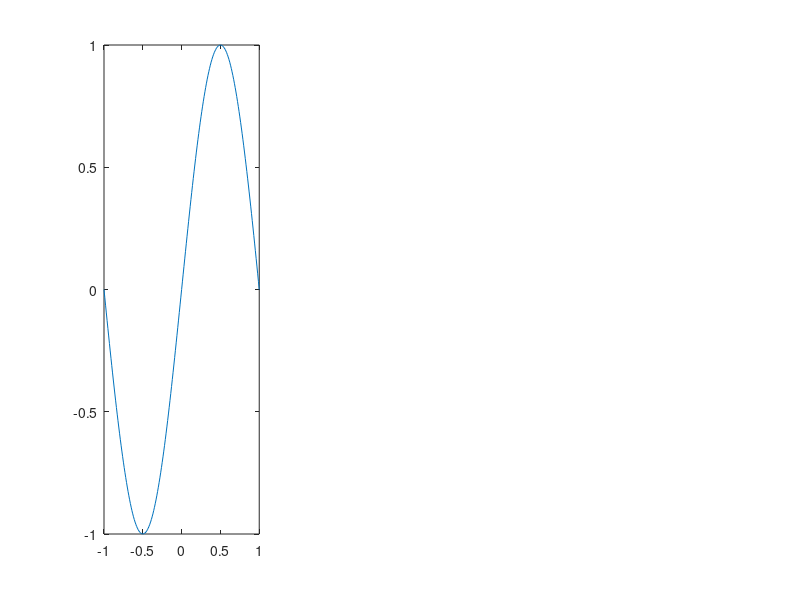

MATLAB code for this plot: (Note: this script raises an error after producing the figure.)
close all
clear 
clc

X_equil = -1:0.2:1;
y1_e = sin(pi*X_equil);
y2_e = 1./(1+25*(X_equil.^2));
y3_e = abs(X_equil);

X_cheby = [];
for k = 1:11
    X_cheby = [0.5*(-1+1)+0.5*(1+1)*cos(pi*(2*k-1)./(2*11)) X_cheby];
end
y1_c = sin(pi*X_cheby);
y2_c = 1./(1+25*(X_cheby.^2));
y3_c = abs(X_cheby);


X = -1:0.01:1;

%%%%%%%%%%%%%%%%%%%%%%%%%%%%%%%%%%%%%%%%%%%%%%%%%%%%%%%%%%%%%%%%%%%%%
%%function1
y = sin(pi*X);
yy1 = spline(X_equil,y1_e,X);
yy2 = spline(X_cheby,y1_c,X);
subplot(1,3,1);
%plot(X,y);
%hold on;

plot(X,yy1);
%hold on;
%plot(X,yy2);
hold on;


coeffs = nSpline(X_equil,y1_e);
for i = 1:10
    coeff = coeffs((i-1)*4+1:i*4);
    x = -1+(i-1)*0.2:0.01:-1+i*0.2;
    y_my_e = coeff(1)+coeff(2)*x+coeff(3)*x.^2+coeff(4)*x.^3;
    plot(x,y_my_e);
    hold on;
end


coeffs = nSpline(X_cheby,y1_c);
for x = -1:0.01:1;
    if x < X_cheby(1) || x > X_cheby(11)
        hold on
        continue
    end
    if x >= X_cheby(1) && x <= X_cheby(2)
        coeff = coeffs(1:4);
    end
    if x >= X_cheby(2) && x <= X_cheby(3)
        coeff = coeffs(5:8);
    end
    if x >= X_cheby(3) && x <= X_cheby(4)
        coeff = coeffs(9:12);
    end
    if x >= X_cheby(4) && x <= X_cheby(5)
        coeff = coeffs(13:16);
    end
    if x >= X_cheby(5) && x <= X_cheby(6)
        coeff = coeffs(17:20);
    end
    if x >= X_cheby(6) && x <= X_cheby(7)
        coeff = coeffs(21:24);
    end
    if x >= X_cheby(7) && x <= X_cheby(8)
        coeff = coeffs(25:28);
    end
    if x >= X_cheby(8) && x <= X_cheby(9)
        coeff = coeffs(29:32);
    end
    if x >= X_cheby(9) && x <= X_cheby(10)
        coeff = coeffs(33:36);
    end
    if x >= X_cheby(10) && x <= X_cheby(11)
        coeff = coeffs(37:40);
    end
    y_my_e = coeff(1)+coeff(2)*x+coeff(3)*x.^2+coeff(4)*x.^3;

    plot(x,y_my_e,'o');
    hold on;
end

%%%%%%%%%%%%%%%%%%%%%%%%%%%%%%%%%%%%%%%%%%%%%%%%%%%%%%%%%%%%%%%%%%%%%

%{
%%%%%%%%%%%%%%%%%%%%%%%%%%%%%%%%%%%%%%%%%%%%%%%%%%%%%%%%%%%%%%%%%%%%%
%%function2

y = 1./(1+25*(X.^2));;
yy1 = spline(X_equil,y2_e,X);
yy2 = spline(X_cheby,y2_c,X);
subplot(1,3,2);
plot(X,y);
hold on;
plot(X,yy1);
hold on;
plot(X,yy2);
%%%%%%%%%%%%%%%%%%%%%%%%%%%%%%%%%%%%%%%%%%%%%%%%%%%%%%%%%%%%%%%%%%%%%

%%%%%%%%%%%%%%%%%%%%%%%%%%%%%%%%%%%%%%%%%%%%%%%%%%%%%%%%%%%%%%%%%%%%%
%%function3
%%function2

y = abs(X);
yy1 = spline(X_equil,y3_e,X);
yy2 = spline(X_cheby,y3_c,X);
subplot(1,3,3);
plot(X,y);
hold on;
plot(X,yy1);
hold on;
plot(X,yy2);
%%%%%%%%%%%%%%%%%%%%%%%%%%%%%%%%%%%%%%%%%%%%%%%%%%%%%%%%%%%%%%%%%%%%%
%}